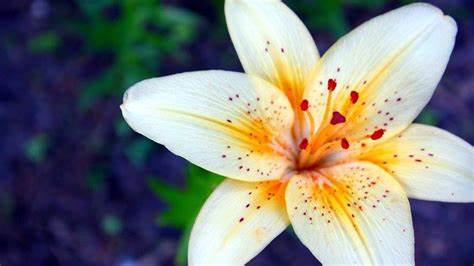
#> input picture image2.jpg, 474 x 266 px
$ python main.py
#> lines starting #> are read from the running program, lines starting #| are printed output that depends on the picture
# import required packages
import cv2 as cv
import matplotlib.pyplot as plt
import numpy as np

# read image
image = cv.imread('image2.jpg')
#> image is the input picture: shape (266, 474, 3); mean B, G, R 120.6, 124.7, 124.1
cv.imshow('Original', image)
plt.imshow(image)
plt.axis('off')
plt.title("First")
plt.show()

# convert to gray scale
grayscale = cv.cvtColor(image, cv.COLOR_BGR2GRAY)
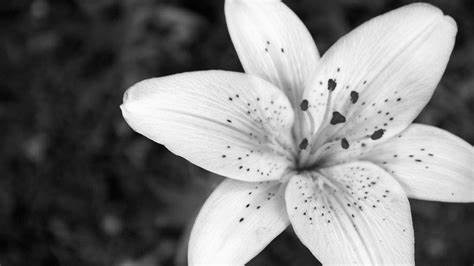
#> grayscale: shape (266, 474); min 1, max 255, mean 124.1
cv.imshow('Grayscale', grayscale)
plt.imshow(grayscale)
plt.axis('off')
plt.title("second")
plt.show()

# using equalization histogram
'''equ = cv.equalizeHist(image)
res = np.hstack((image, equ))
cv.imwrite('NEW2.jpg',res)
plt.imshow(image)
plt.axis('off')
plt.title("third")
plt.show()'''
